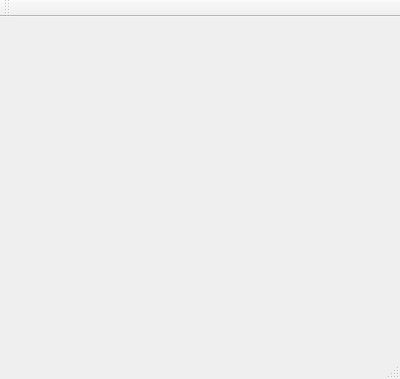
<?xml version="1.0" encoding="UTF-8"?>
<ui version="4.0">
 <class>MainWindow</class>
 <widget class="QMainWindow" name="MainWindow">
  <property name="geometry">
   <rect>
    <x>0</x>
    <y>0</y>
    <width>400</width>
    <height>379</height>
   </rect>
  </property>
  <property name="windowTitle">
   <string>MainWindow</string>
  </property>
  <widget class="QWidget" name="centralWidget"/>
  <widget class="QMenuBar" name="menuBar">
   <property name="geometry">
    <rect>
     <x>0</x>
     <y>0</y>
     <width>400</width>
     <height>22</height>
    </rect>
   </property>
  </widget>
  <widget class="QToolBar" name="mainToolBar">
   <attribute name="toolBarArea">
    <enum>TopToolBarArea</enum>
   </attribute>
   <attribute name="toolBarBreak">
    <bool>false</bool>
   </attribute>
  </widget>
  <widget class="QStatusBar" name="statusBar"/>
 </widget>
 <layoutdefault spacing="6" margin="11"/>
 <resources/>
 <connections/>
</ui>
